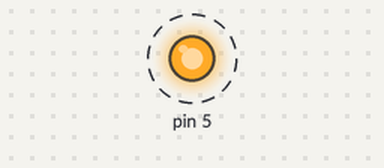
A program run on a simulated Raspberry Pi (header pin numbers). Shown: output pins drawn as LEDs (lit = HIGH). Dashed ring = blinking.

Above: at 0.5 s.
Timing chart, 0 to 4.6 s (numbered marks = the images above):
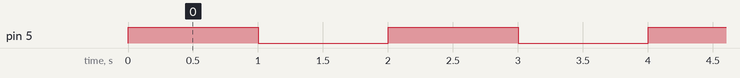

The program:

testing.py
```python
import RPi.GPIO as GPIO
import time

GPIO.setwarnings(False)
GPIO.setmode(GPIO.BOARD)
GPIO.setup(5,GPIO.OUT)

while True:
    GPIO.output(5,GPIO.HIGH)
    time.sleep(1)
    GPIO.output(5,GPIO.LOW)
    time.sleep(1)
    
```

Measured:
- by itself, pin 5: alternates HIGH for 1.0 s and LOW for 1.0 s
